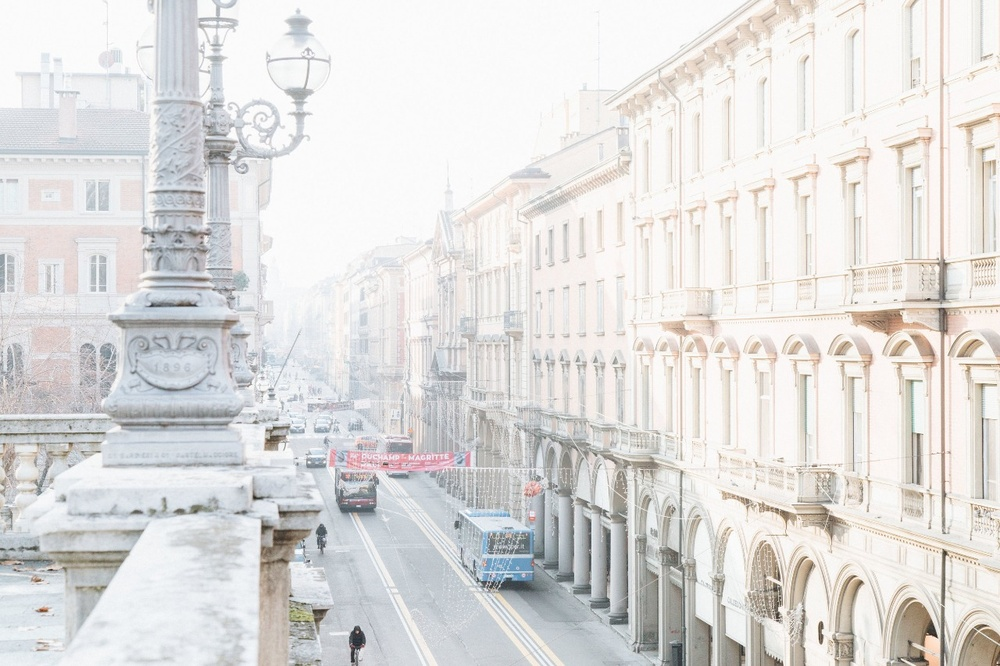
#> input picture python/cidadeClara/cidadeClara.jpg, 1000 x 666 px, shrunk from 1280 x 853 before the run
$ python testeDesvio.py
#> lines starting #> are read from the running program, lines starting #| are printed output that depends on the picture; long printed decimals are rounded
import numpy as np
import cv2

def histo(imagem):
    img = cv2.cvtColor(imagem, cv2.COLOR_RGB2GRAY)
    hist = cv2.calcHist([img], [0], None, [256], [0, 256]).astype(int)

    return hist

imgEntrada = cv2.imread("./cidadeClara/cidadeClara.jpg")
#> imgEntrada is the input picture: shape (666, 1000, 3); mean B, G, R 220.8, 222.1, 223.5
histoEntrada = histo(imgEntrada)
#> in histo, `hist = cv2.calcHist([img], [0], None, [256], [0, 256]).astype(int)`: hist = 256 values, max 44745 at index 250, min 0 at index 0, mean 2601.6
#> histoEntrada has the same summary as hist in histo

imgFiltrada = cv2.imread("./cidadeClara/imgFiltrada.png")
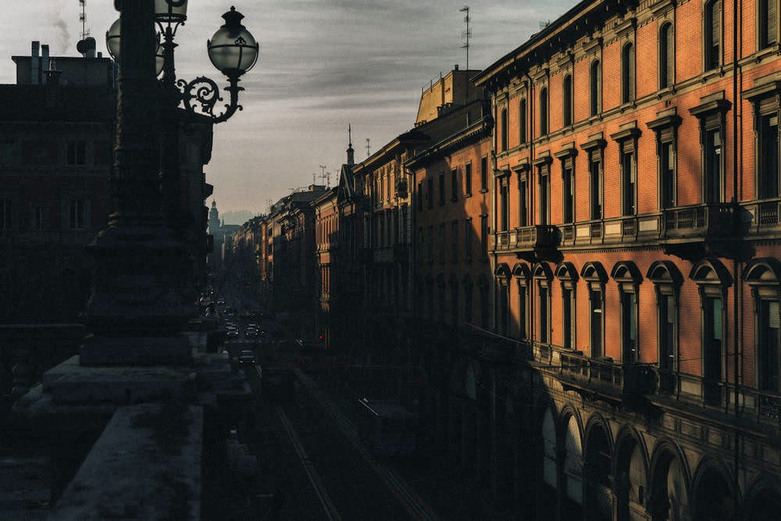
#> input picture python/saidas/imgFiltrada.png, 781 x 521 px, shrunk from 1000 x 667 before the run, found by its file name
#> imgFiltrada is the input picture: shape (521, 781, 3); mean B, G, R 49, 55.3, 60.2
histoFiltrada = histo(imgFiltrada)
#> in histo (call 2), `img = cv2.cvtColor(imagem, cv2.COLOR_RGB2GRAY)`:
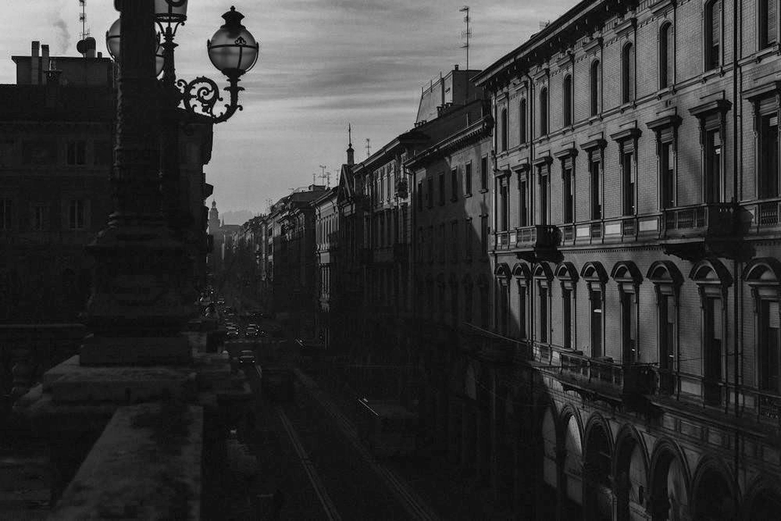
#> img: shape (521, 781); min 0, max 240, mean 54
#> in histo (call 2), `hist = cv2.calcHist([img], [0], None, [256], [0, 256]).astype(int)`: hist = 256 values, max 22206 at index 18, min 0 at index 226, mean 1589.5
#> histoFiltrada has the same summary as hist in histo

print("desvio imgEntrada: ", np.std(histoEntrada))
#| desvio imgEntrada:  5366.972
print("desvio imgFiltrada: ", np.std(histoFiltrada))
#| desvio imgFiltrada:  3393.412

cv2.waitKey(0)
cv2.destroyAllWindows()

array = [1.55, 1.70, 1.80]

print(np.std(array))
